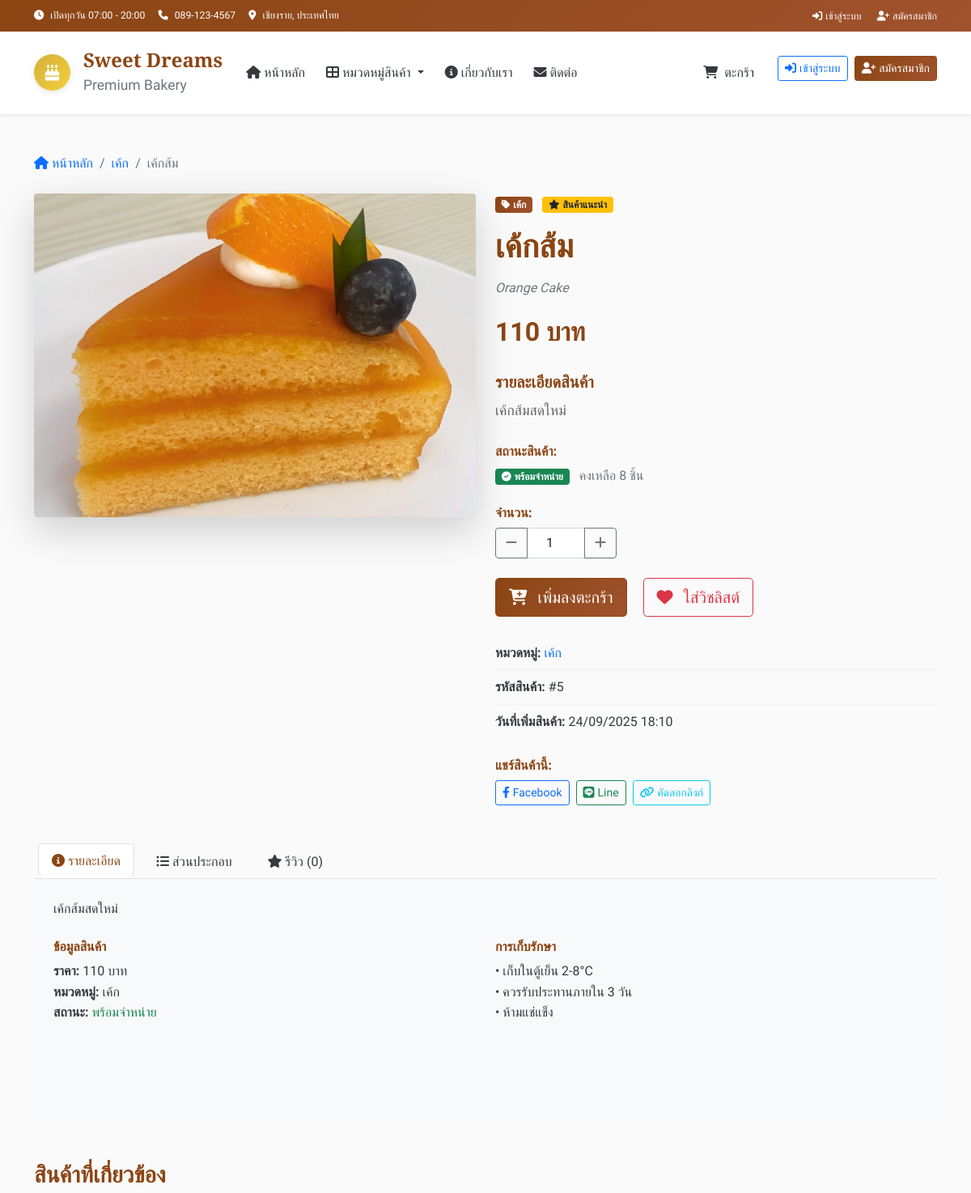
The page /product/5 (upper part) on the database as committed earlier.
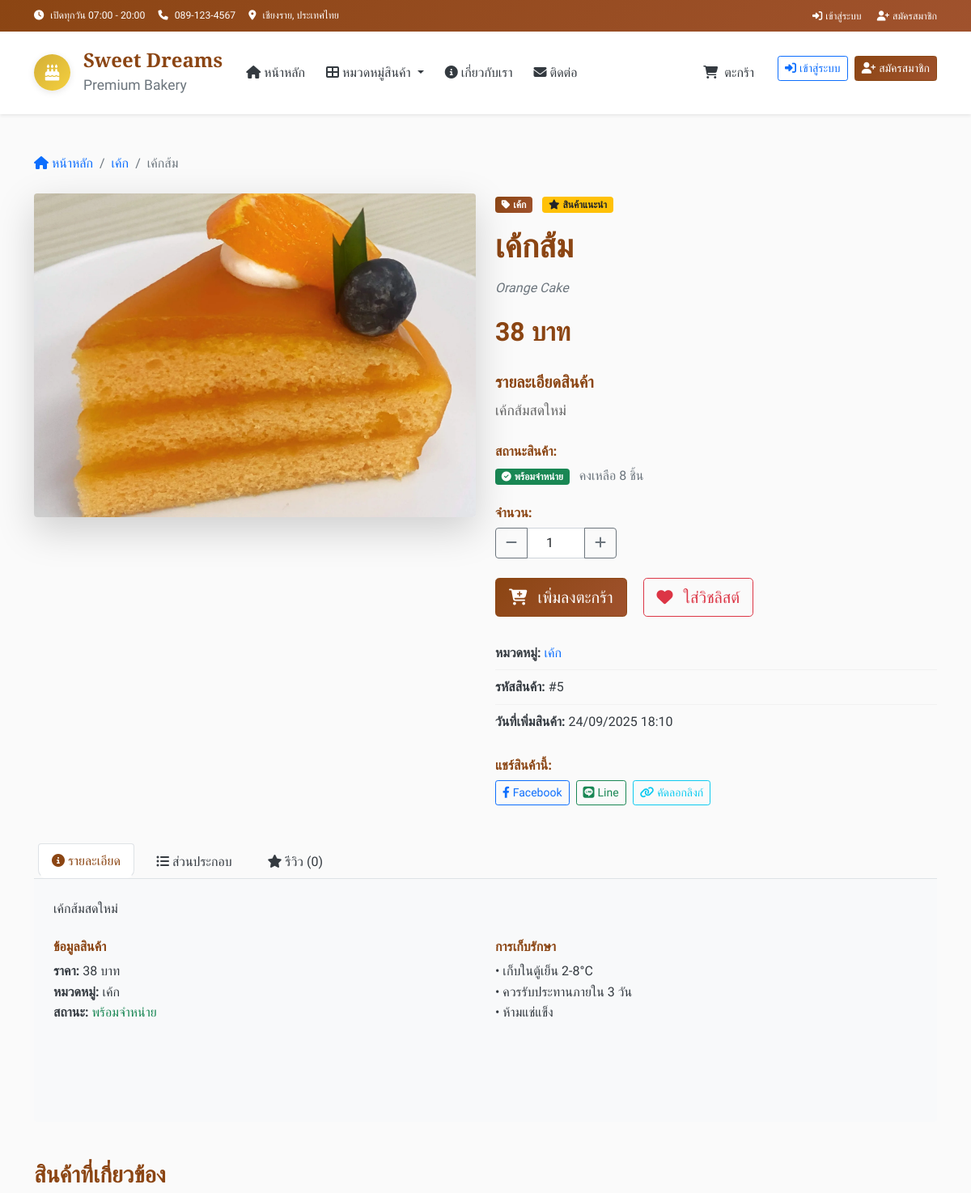
The same page on the database as committed later.
### tables this page shows
CREATE TABLE products (
        id INTEGER PRIMARY KEY AUTOINCREMENT,
        name TEXT NOT NULL,
        name_en TEXT,
        description TEXT,
        price DECIMAL(10,2) NOT NULL,
        image TEXT,
        category_id INTEGER,
        is_available BOOLEAN DEFAULT 1,
        is_featured BOOLEAN DEFAULT 0,
        stock_quantity INTEGER DEFAULT 0,
        created_at TIMESTAMP DEFAULT CURRENT_TIMESTAMP,
        FOREIGN KEY (category_id) REFERENCES categories (id)
    );

### app.py (the view)
@app.route('/product/<int:product_id>')
def product_detail(product_id):
    product = get_product_by_id(product_id)
    if not product:
        flash('ไม่พบสินค้าที่ต้องการ')
        return redirect(url_for('index'))
    return render_template('product_detail.html', product=product)

### app.py (called while the page is built)
@app.template_filter('to_bangkok')
def to_bangkok_filter(value, fmt='%d/%m/%Y %H:%M'):
    if not value:
        return "N/A"
    if isinstance(value, str):
        try:
            value = datetime.fromisoformat(value)
        except ValueError:
            return value
    dt = value.replace(tzinfo=ZoneInfo("UTC")).astimezone(ZoneInfo("Asia/Bangkok"))
    return dt.strftime(fmt)

def get_db_connection():
    conn = sqlite3.connect(DB_NAME)
    conn.row_factory = sqlite3.Row
    return conn

def get_categories():
    conn = get_db_connection()
    categories = conn.execute(
        "SELECT * FROM categories ORDER BY display_order"
    ).fetchall()
    conn.close()
    return categories

def get_product_by_id(product_id):
    conn = get_db_connection()
    product = conn.execute("""
        SELECT p.*, c.name as category_name
        FROM products p
        JOIN categories c ON p.category_id = c.id
        WHERE p.id = ?
    """, (product_id,)).fetchone()
    conn.close()
    return product

### templates/product_detail.html (shortened to what the changed rows need)
{% extends "layout.html" %}
{% block content %}
<div class="container py-5">
    <nav aria-label="breadcrumb" class="mb-4">
        <ol class="breadcrumb">
            <li class="breadcrumb-item">
                <a href="{{ url_for('index') }}" class="text-decoration-none">
                </a>
            </li>
            <li class="breadcrumb-item">
                <a href="{{ url_for('category_by_id', category_id=product.category_id) }}" class="text-decoration-none">
                </a>
            </li>
            <li class="breadcrumb-item active">{{ product.name }}</li>
        </ol>
    </nav>
    <div class="row">
        <div class="col-lg-6 mb-4">
            <div class="product-image-container">
                {% if product.image %}
                    <img src="{{ url_for('static', filename='images/products/' + product.image) }}"
                         alt="{{ product.name }}"
                         class="img-fluid rounded shadow-lg main-product-image"
                         id="main-image">
                {% else %}
                    <div class="no-image-placeholder">
                        <i class="fas fa-birthday-cake fa-5x text-muted"></i>
                        <p class="text-muted mt-3">ไม่มีรูปภาพ</p>
                    </div>
                {% endif %}
            </div>
        </div>
        <div class="col-lg-6">
            <div class="product-details">
                <span class="badge bg-primary mb-3">
                    <i class="fas fa-tag me-1"></i>{{ product.category_name }}
                </span>
                {% if product.is_featured %}
                <span class="badge bg-warning text-dark mb-3 ms-2">
                    <i class="fas fa-star me-1"></i>สินค้าแนะนำ
                </span>
                {% endif %}
                <h1 class="product-title mb-3">{{ product.name }}</h1>
                {% if product.name_en %}
                <p class="text-muted mb-3"><em>{{ product.name_en }}</em></p>
                {% endif %}
                <div class="price-section mb-4">
                    <span class="current-price">{{ "%.0f"|format(product.price) }} บาท</span>
                </div>
                {% if product.description %}
                <div class="description-section mb-4">
                    <h5>รายละเอียดสินค้า</h5>
                    <p class="product-description">{{ product.description }}</p>
                </div>
                {% endif %}
                <div class="stock-section mb-4">
                    <h6>สถานะสินค้า:</h6>
                    {% if product.stock_quantity > 0 %}
                        <span class="badge bg-success">
                            <i class="fas fa-check-circle me-1"></i>พร้อมจำหน่าย
                        </span>
                        <span class="text-muted ms-2">คงเหลือ {{ product.stock_quantity }} ชิ้น</span>
                    {% else %}
                        <span class="badge bg-danger">
                            <i class="fas fa-times-circle me-1"></i>สินค้าหมด
                        </span>
                    {% endif %}
                </div>
                {% if product.stock_quantity > 0 %}
                <div class="quantity-section mb-4">
                    <h6>จำนวน:</h6>
                    <div class="input-group" style="max-width: 150px;">
                    </div>
                </div>
                <div class="action-buttons mb-4">
                    <button class="btn btn-primary btn-lg me-3 add-to-cart-detail"
                            data-product-id="{{ product.id }}"
                            data-product-name="{{ product.name }}"
                            data-product-price="{{ product.price }}">
                    </button>
                    <button class="btn btn-outline-danger btn-lg" id="add-to-wishlist">
                    </button>
                </div>
                {% endif %}
                <div class="product-info">
                    <div class="info-item">
                        <strong>หมวดหมู่:</strong>
                        <a href="{{ url_for('category_by_id', category_id=product.category_id) }}" class="text-decoration-none">{{ product.category_name }}</a>
                    </div>
                    <div class="info-item">
                        <strong>รหัสสินค้า:</strong> #{{ product.id }}
                    </div>
                    {% if product.created_at %}
                    <div class="info-item">
                        <strong>วันที่เพิ่มสินค้า:</strong> {{ product.created_at|to_bangkok }}
                    </div>
                    {% endif %}
                </div>
                <div class="share-section mt-4">
                    <h6>แชร์สินค้านี้:</h6>
                    <div class="d-flex gap-2">
                    </div>
                </div>
            </div>
        </div>
    </div>
    <div class="row mt-5">
        <div class="col-12">
            <div class="tab-content p-4 bg-light rounded-bottom">
                <div class="tab-pane fade show active" id="description">
                    {% if product.description %}
                        <p>{{ product.description }}</p>
                    {% else %}
                        <p class="text-muted">ไม่มีรายละเอียดเพิ่มเติม</p>
                    {% endif %}
                    <div class="row mt-4">
                        <div class="col-md-6">
                            <ul class="list-unstyled">
                                <li><strong>ราคา:</strong> {{ "%.0f"|format(product.price) }} บาท</li>
                                <li><strong>หมวดหมู่:</strong> {{ product.category_name }}</li>
                                <li><strong>สถานะ:</strong>
                                    {% if product.stock_quantity > 0 %}
                                        <span class="text-success">พร้อมจำหน่าย</span>
                                    {% else %}
                                        <span class="text-danger">หมดชั่วคราว</span>
                                    {% endif %}
                                </li>
                            </ul>
                        </div>
                        <div class="col-md-6">
                        </div>
                    </div>
                </div>
            </div>
        </div>
    </div>
</div>
{% endblock %}

Rows that differ between the two databases and show on the page:
changed products "เค้กส้ม": price "110" → "38"
